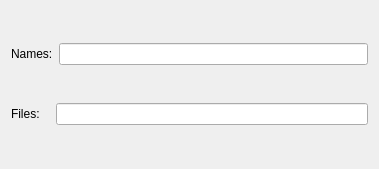
<?xml version="1.0" encoding="UTF-8"?>
<ui version="4.0">
 <class>Dialog</class>
 <widget class="QDialog" name="Dialog">
  <property name="geometry">
   <rect>
    <x>0</x>
    <y>0</y>
    <width>379</width>
    <height>169</height>
   </rect>
  </property>
  <property name="windowTitle">
   <string>Dialog</string>
  </property>
  <layout class="QVBoxLayout" name="verticalLayout">
   <item>
    <layout class="QHBoxLayout" name="horizontalLayout">
     <item>
      <widget class="QLabel" name="label">
       <property name="text">
        <string>Names:</string>
       </property>
      </widget>
     </item>
     <item>
      <widget class="QLineEdit" name="lineEdit"/>
     </item>
    </layout>
   </item>
   <item>
    <layout class="QHBoxLayout" name="horizontalLayout_2">
     <item>
      <widget class="QLabel" name="label_2">
       <property name="text">
        <string>Files:   </string>
       </property>
      </widget>
     </item>
     <item>
      <widget class="QLineEdit" name="lineEdit_2"/>
     </item>
    </layout>
   </item>
  </layout>
 </widget>
 <resources/>
 <connections/>
</ui>
